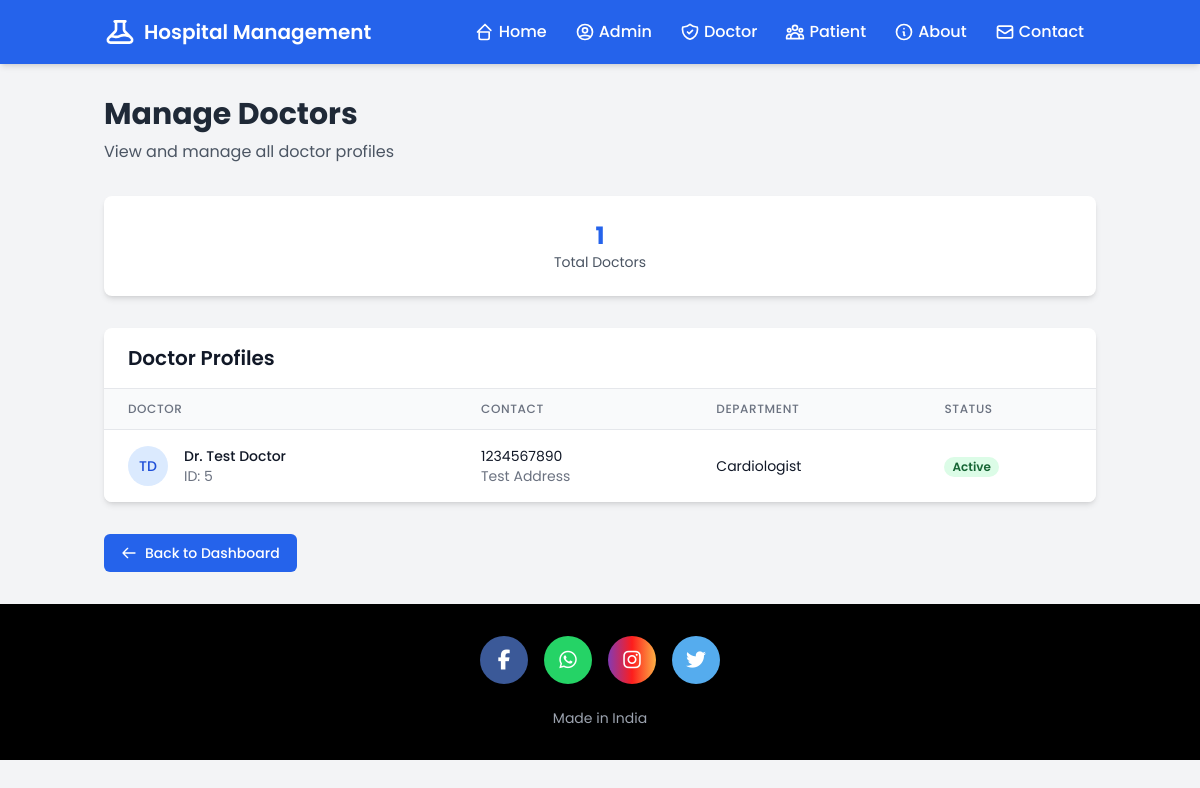
The app's page /admin-doctors/ (signed in), older data.
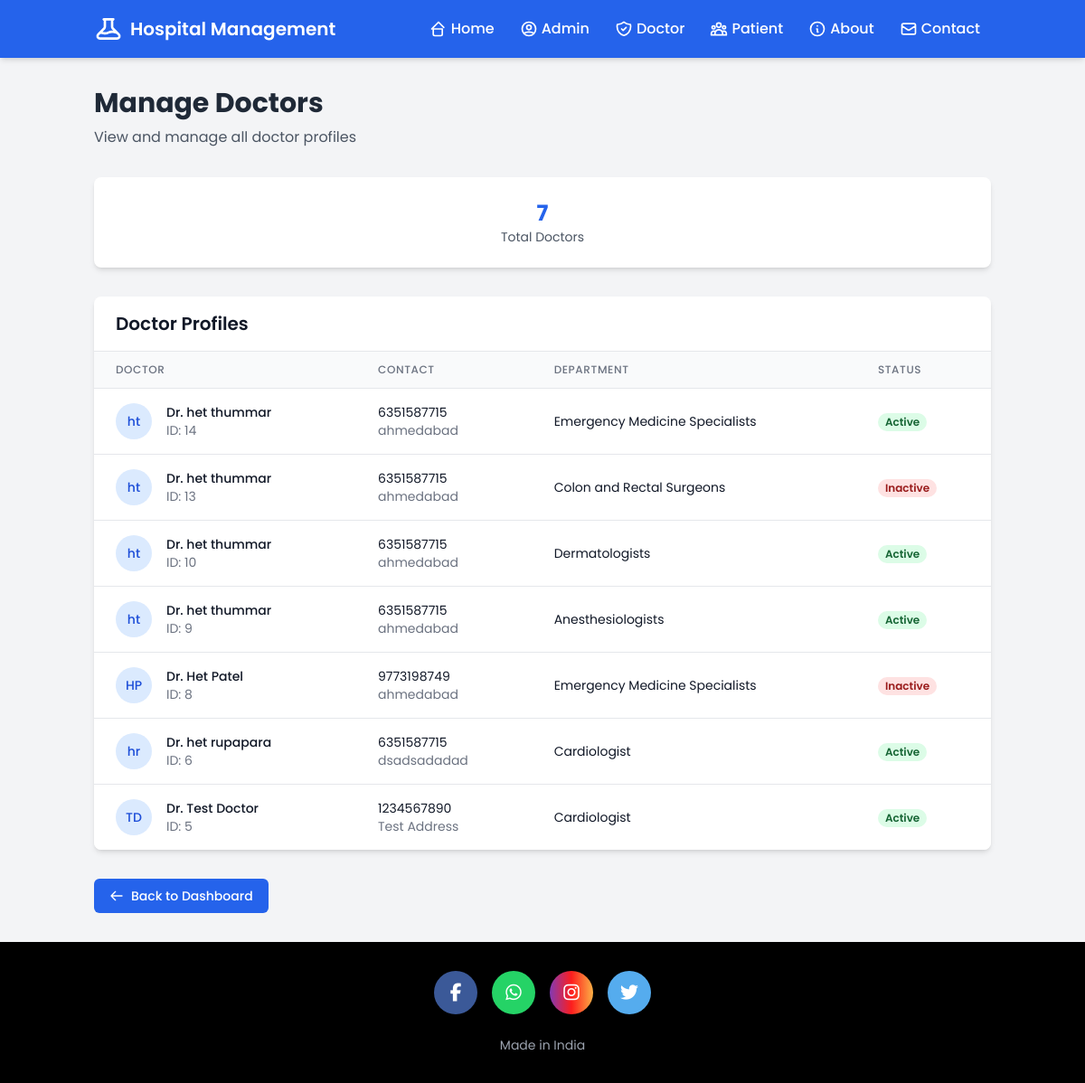
The same page, newer data.
### hospital/models.py (models this page shows, shortened)
class Doctor(models.Model):
    user=models.OneToOneField(User,on_delete=models.CASCADE)
    profile_pic= models.ImageField(upload_to='profile_pic/DoctorProfilePic/',null=True,blank=True)
    address = models.CharField(max_length=40)
    mobile = models.CharField(max_length=20,null=True)
    department= models.CharField(max_length=50,choices=departments,default='Cardiologist')
    status=models.BooleanField(default=False)
    is_approved = models.BooleanField(default=False)  # Admin approval required
    approved_by = models.ForeignKey(User, on_delete=models.SET_NULL, null=True, blank=True, related_name='approved_doctors')
    approved_date = models.DateTimeField(null=True, blank=True)
    @property
    def get_name(self):
        return self.user.first_name+" "+self.user.last_name
    @property
    def get_id(self):
        return self.user.id

### hospital/views.py (the view)
# urls.py: path('admin-doctors/', views.admin_doctors, name='admin-doctors'),
@login_required
def admin_doctors(request):
    if not (request.user.is_superuser or request.user.groups.filter(name='Admin').exists() or
            AdminApproval.objects.filter(user=request.user, is_approved=True).exists()):
        request.session['alert_message'] = 'Access denied. Admin privileges required.'
        return redirect('home')
    doctors = Doctor.objects.all().order_by('-id')
    return render(request, 'hospital/admin_doctors.html', {'doctors': doctors})

### templates/hospital/admin_doctors.html (shortened to what this page needs)
<!DOCTYPE html>
{% load static %}
<html lang="en">
<head>
    <script src="https://cdn.tailwindcss.com"></script>
</head>
<body class="bg-gray-100 min-h-screen">
    {% include "hospital/navbar.html" %}
    <div class="container mx-auto px-4 py-8">
        <div class="mb-8">
            <h1 class="text-3xl font-bold text-gray-800">Manage Doctors</h1>
            <p class="text-gray-600 mt-2">View and manage all doctor profiles</p>
        </div>
        <div class="bg-white rounded-lg shadow-md p-6 mb-8">
            <div class="grid grid-cols-1 gap-4">
                <div class="text-center">
                    <p class="text-2xl font-bold text-blue-600">{{ doctors.count }}</p>
                    <p class="text-sm text-gray-600">Total Doctors</p>
                </div>
            </div>
        </div>
        <div class="bg-white rounded-lg shadow-md overflow-hidden">
            <div class="px-6 py-4 border-b border-gray-200">
                <h2 class="text-xl font-semibold text-gray-900">Doctor Profiles</h2>
            </div>
            <div class="overflow-x-auto">
                <table class="min-w-full divide-y divide-gray-200">
                    <thead class="bg-gray-50">
                        <tr>
                            <th class="px-6 py-3 text-left text-xs font-medium text-gray-500 uppercase tracking-wider">
                                Doctor
                            </th>
                            <th class="px-6 py-3 text-left text-xs font-medium text-gray-500 uppercase tracking-wider">
                                Contact
                            </th>
                            <th class="px-6 py-3 text-left text-xs font-medium text-gray-500 uppercase tracking-wider">
                                Department
                            </th>
                            <th class="px-6 py-3 text-left text-xs font-medium text-gray-500 uppercase tracking-wider">
                                Status
                            </th>
                        </tr>
                    </thead>
                    <tbody class="bg-white divide-y divide-gray-200">
                        {% for doctor in doctors %}
                        <tr class="hover:bg-gray-50">
                            <td class="px-6 py-4 whitespace-nowrap">
                                <div class="flex items-center">
                                    <div class="flex-shrink-0 h-10 w-10">
                                        {% if doctor.profile_pic %}
                                            <img class="h-10 w-10 rounded-full" src="{{ doctor.profile_pic.url }}" alt="">
                                        {% else %}
                                            <div class="h-10 w-10 rounded-full bg-blue-100 flex items-center justify-center">
                                                <span class="text-sm font-medium text-blue-700">{{ doctor.user.first_name|first }}{{ doctor.user.last_name|first }}</span>
                                            </div>
                                        {% endif %}
                                    </div>
                                    <div class="ml-4">
                                        <div class="text-sm font-medium text-gray-900">
                                            Dr. {{ doctor.get_name }}
                                        </div>
                                        <div class="text-sm text-gray-500">
                                            ID: {{ doctor.get_id }}
                                        </div>
                                    </div>
                                </div>
                            </td>
                            <td class="px-6 py-4 whitespace-nowrap">
                                <div class="text-sm text-gray-900">{{ doctor.mobile }}</div>
                                <div class="text-sm text-gray-500">{{ doctor.address }}</div>
                            </td>
                            <td class="px-6 py-4 whitespace-nowrap">
                                <div class="text-sm text-gray-900">{{ doctor.department }}</div>
                            </td>
                            <td class="px-6 py-4 whitespace-nowrap">
                                {% if doctor.status %}
                                    <span class="px-2 inline-flex text-xs leading-5 font-semibold rounded-full bg-green-100 text-green-800">
                                        Active
                                    </span>
                                {% else %}
                                    <span class="px-2 inline-flex text-xs leading-5 font-semibold rounded-full bg-red-100 text-red-800">
                                        Inactive
                                    </span>
                                {% endif %}
                            </td>
                        </tr>
                        {% empty %}
                        <tr>
                            <td colspan="5" class="px-6 py-4 text-center text-gray-500">
                                No doctors found.
                            </td>
                        </tr>
                        {% endfor %}
                    </tbody>
                </table>
            </div>
        </div>
        <div class="mt-8">
            <a href="{% url 'admin-dashboard' %}" class="inline-flex items-center px-4 py-2 border border-transparent text-sm font-medium rounded-md text-white bg-blue-600 hover:bg-blue-700">
                <svg class="w-4 h-4 mr-2" fill="none" stroke="currentColor" viewBox="0 0 24 24">
                    <path stroke-linecap="round" stroke-linejoin="round" stroke-width="2" d="M10 19l-7-7m0 0l7-7m-7 7h18"></path>
                </svg>
                Back to Dashboard
            </a>
        </div>
    </div>
    {% include "hospital/footer.html" %}
</body>
</html>

### templates/hospital/navbar.html (shortened to what this page needs)
<!DOCTYPE html>
<html lang="en">
<head>
  <script src="https://cdn.tailwindcss.com"></script>
</head>
<body class="bg-gray-50">
  <nav class="bg-blue-600 shadow-md fixed w-full z-50">
    <div class="container mx-auto px-4">
      <div class="flex justify-between h-16 items-center">
        <div class="flex items-center">
          <a href="/" class="flex items-center">
            <span class="ml-2 text-xl font-semibold text-white">Hospital Management</span>
          </a>
        </div>
        <div class="hidden md:flex space-x-1">
          <a href="/" class="text-white hover:bg-blue-700 px-3 py-2 rounded-md font-medium flex items-center">
            <svg xmlns="http://www.w3.org/2000/svg" class="h-5 w-5 mr-1" fill="none" viewBox="0 0 24 24" stroke="currentColor">
              <path stroke-linecap="round" stroke-linejoin="round" stroke-width="2" d="M3 12l2-2m0 0l7-7 7 7m-2 2v7a2 2 0 01-2 2H7a2 2 0 01-2-2v-7z" />
            </svg>
            Home
          </a>
          <a href="/adminlogin" class="text-white hover:bg-blue-700 px-3 py-2 rounded-md font-medium flex items-center">
            Admin
          </a>
          <a href="/doctorlogin" class="text-white hover:bg-blue-700 px-3 py-2 rounded-md font-medium flex items-center">
            Doctor
          </a>
          <a href="/patientlogin" class="text-white hover:bg-blue-700 px-3 py-2 rounded-md font-medium flex items-center">
            Patient
          </a>
          <a href="/aboutus" class="text-white hover:bg-blue-700 px-3 py-2 rounded-md font-medium flex items-center">
            <svg xmlns="http://www.w3.org/2000/svg" class="h-5 w-5 mr-1" fill="none" viewBox="0 0 24 24" stroke="currentColor">
              <path stroke-linecap="round" stroke-linejoin="round" stroke-width="2" d="M13 16h-1v-4h-1m1-4h.01M21 12a9 9 0 11-18 0 9 9 0 0118 0z"/>
            </svg>
            About
          </a>
          <a href="/contactus" class="text-white hover:bg-blue-700 px-3 py-2 rounded-md font-medium flex items-center">
            <svg xmlns="http://www.w3.org/2000/svg" class="h-5 w-5 mr-1" fill="none" viewBox="0 0 24 24" stroke="currentColor">
              <path stroke-linecap="round" stroke-linejoin="round" stroke-width="2" d="M3 8l7.89 5.26a2 2 0 002.22 0L21 8M5 19h14a2 2 0 002-2V7a2 2 0 00-2-2H5a2 2 0 00-2 2v10a2 2 0 002 2z"/>
            </svg>
            Contact
          </a>
        </div>
      </div>
    </div>
  </nav>
  <div class="pt-16"></div>
</body>
</html>

### templates/hospital/footer.html (shortened to what this page needs)
<!DOCTYPE html>
<html lang="en">
  <head>
    <script src="https://cdn.tailwindcss.com"></script>
    <link
      rel="stylesheet"
      href="https://cdnjs.cloudflare.com/ajax/libs/font-awesome/6.5.0/css/all.min.css"
    />
  </head>
  <body class="bg-gray-900 text-white">
    <footer class="bg-black text-white py-8">
      <div class="flex justify-center space-x-4 mb-6 animate-fade-in-down">
        <a
          class="bg-[#3B5998] hover:opacity-75 transition-opacity duration-300 rounded-full w-12 h-12 flex items-center justify-center text-white text-xl"
        >
          <i class="fab fa-facebook-f"></i>
        </a>
        <a
          class="bg-[#25d366] hover:opacity-75 transition-opacity duration-300 rounded-full w-12 h-12 flex items-center justify-center text-white text-xl"
        >
          <i class="fab fa-whatsapp"></i>
        </a>
        <a
          class="bg-gradient-to-r from-[#833ab4] via-[#fd1d1d] to-[#fcb045] hover:opacity-75 transition-opacity duration-300 rounded-full w-12 h-12 flex items-center justify-center text-white text-xl"
        >
          <i class="fab fa-instagram"></i>
        </a>
        <a
          class="bg-[#55ACEE] hover:opacity-75 transition-opacity duration-300 rounded-full w-12 h-12 flex items-center justify-center text-white text-xl"
        >
          <i class="fab fa-twitter"></i>
        </a>
      </div>
      <div class="text-center text-sm text-gray-400 animate-fade-in-up">
        <p>Made in India</p>
      </div>
    </footer>
  </body>
</html>

### templates/hospital/admin_doctors.html (style rules this page uses)
body { font-family: 'Roboto', sans-serif; }

### templates/hospital/navbar.html (style rules this page uses)
body { font-family: 'Poppins', sans-serif; }

### templates/hospital/footer.html (style rules this page uses)
.animate-fade-in-down { animation: fade-in-down 0.8s ease-out forwards; }
.animate-fade-in-up { animation: fade-in-up 0.8s ease-out forwards; }

Row changes from the older to the newer data that the page shows:
added Doctor: user.first_name|first "h", user.last_name|first "t", get_name "het thummar", get_id "14", mobile "6351587715", address "ahmedabad", department "Emergency Medicine Specialists", status "Active"
added Doctor: user.first_name|first "h", user.last_name|first "t", get_name "het thummar", get_id "13", mobile "6351587715", address "ahmedabad", department "Colon and Rectal Surgeons", status "Inactive"
added Doctor: user.first_name|first "h", user.last_name|first "t", get_name "het thummar", get_id "10", mobile "6351587715", address "ahmedabad", department "Dermatologists", status "Active"
added Doctor: user.first_name|first "h", user.last_name|first "t", get_name "het thummar", get_id "9", mobile "6351587715", address "ahmedabad", department "Anesthesiologists", status "Active"
added Doctor: user.first_name|first "H", user.last_name|first "P", get_name "Het Patel", get_id "8", mobile "9773198749", address "ahmedabad", department "Emergency Medicine Specialists", status "Inactive"
added Doctor: user.first_name|first "h", user.last_name|first "r", get_name "het rupapara", get_id "6", mobile "6351587715", address "dsadsadadad", department "Cardiologist", status "Active"
Text that changed along with them:
{{ doctors.count }}: "1" → "7"
